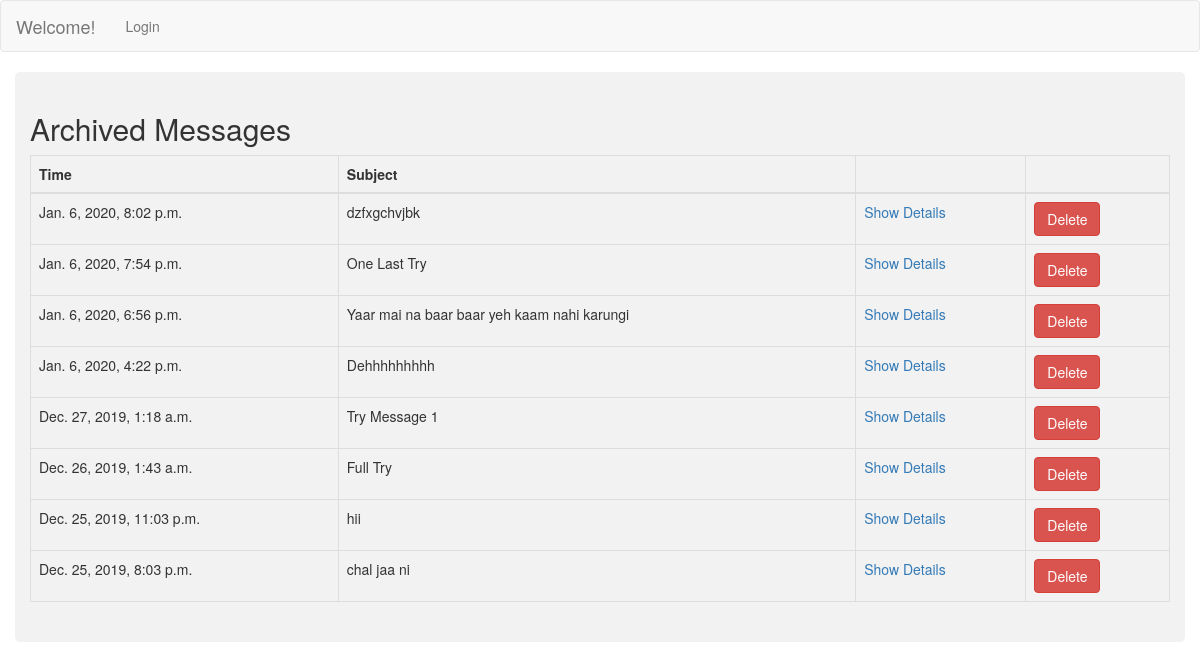
/archivedmess, run on the app's committed database.
### myportfolio/models.py (models this page shows, shortened)
class Message(models.Model):
    Name=models.CharField(max_length=200, null=True)
    Aadhar=models.PositiveIntegerField(null=True)
    Contact_Number=models.CharField(max_length=200,null=True)
    Email_id=models.CharField(max_length=200,null=True)
    Address=models.CharField(max_length=200,null=True)
    City=models.CharField(max_length=200,null=True)
    State=models.CharField(max_length=200,null=True)
    PIN_Code=models.PositiveIntegerField(null=True)
    from_user=models.ForeignKey(User,on_delete=models.CASCADE, related_name='fromuser')
    to_user=models.ForeignKey(User,on_delete=models.CASCADE, related_name='touser')
    title=models.CharField(max_length=200, null=True)
    description=models.CharField(max_length=1000,null=True)
    comments=models.CharField(max_length=1000, null=True)
    comments_aig=models.CharField(max_length=1000,null=True)
    up_files=models.FileField(verbose_name='file',upload_to='documents/')
    release_date = models.DateTimeField(default=datetime.now(), null=True)
    action_taken=models.CharField(max_length=1000, null=True)
    is_archived=models.BooleanField(default=False)
    is_approved_aig=models.BooleanField(default=False)
    is_approved_dgp=models.BooleanField(default=False)
    is_actiontaken=models.BooleanField(default=False)
    complaint_id = models.AutoField(primary_key=True)
    is_reconsider_aig=models.BooleanField(default=False)
    is_reconsider_dgp=models.BooleanField(default=False)
    reconsider_dgp=models.CharField(max_length=1000,null=True)
    reconsider_aig=models.CharField(max_length=1000,null=True)
    class Meta:
       ordering = ['-release_date']

### myportfolio/views.py (the view)
# urls.py: path('archivedmess',views.ArchivedMessage.as_view(),name='ap'),
class ArchivedMessage(ListView):
    model=Message
    paginate_by=10;
    context_object_name='messages'
    template_name='myportfolio/archived.html'
    def get_queryset(self):
        queryset = super(ArchivedMessage, self).get_queryset()
        queryset = queryset.filter(is_approved_dgp=True)
        return queryset

### templates/myportfolio/archived.html (shortened to what this page needs)
{% extends "myportfolio/base_dgp.html" %}
{% block body %}
  <div class="container">
    <h2>Archived Messages</h2>
    <table class="table table-hover table-bordered">
      <thead>
        <tr>
          <th>Time</th>
          <th>Subject</th>
          <th></th>
          <th></th>
        </tr>
      </thead>
      <tbody>
        {% for message in messages %}
          <tr>
          <td>{{message.release_date}}</td>
          <td>{{message.title}}</td>
          <td><a href='{{message.id}}/archive'>Show Details</a></td>
          <td><a href="delete/{{message.pk}}" class="btn btn-danger">Delete</a></td>
        </tr>
      {% endfor %}
      </tbody>
    </table>
  </div>
{% endblock %}

### templates/myportfolio/base_dgp.html (shortened to what this page needs)
<!DOCTYPE html>
{% load staticfiles %}
<html lang="en" dir="ltr">
  <head>
    <link rel="stylesheet" href='{% static "css/mystyle.css" %}' />
    <link rel="stylesheet" href="https://maxcdn.bootstrapcdn.com/bootstrap/3.4.0/css/bootstrap.min.css">
  </head>
  <body>
    <nav class="navbar navbar-default">
      <div class="container-fluid">
        <div class="navbar-header">
          <a class="navbar-brand" href="#">Welcome!</a>
        </div>
        <ul class="nav navbar-nav">
          {% if user.is_authenticated %}
            <li><a href="{% url 'mess:dgpoffice' %}">MyInbox</a></li>
            <li><a href="{% url 'mess:actionpendingdgp' %}">Action Pending</a></li>
            <li><a href="{% url 'mess:ap' %}">Archived Message</a></li>
            <li><a href="{% url 'mess:action_taken_dgp' %}">Action Taken</a></li>
          <li><a href="{% url 'mess:userlogout' %}">Logout</a></li>
          {% else %}
            <li><a href="{% url 'mess:login' %}">Login</a></li>
          {% endif %}
        </ul>
      </div>
    </nav>
<div>
      {% block body %}
      {% endblock %}
</div>
  </body>
</html>

### static/css/mystyle.css (style rules this page uses)
.container { border-radius: 5px; background-color: #f2f2f2; padding: 20px; }

### data on the page
Message: release_date "Jan. 6, 2020, 8:02 p.m.", title "dzfxgchvjbk"
Message: release_date "Jan. 6, 2020, 7:54 p.m.", title "One Last Try"
Message: release_date "Jan. 6, 2020, 6:56 p.m.", title "Yaar mai na baar baar yeh kaam nahi karungi"
Message: release_date "Jan. 6, 2020, 4:22 p.m.", title "Dehhhhhhhhh"
Message: release_date "Dec. 27, 2019, 1:18 a.m.", title "Try Message 1"
Message: release_date "Dec. 26, 2019, 1:43 a.m.", title "Full Try"
Message: release_date "Dec. 25, 2019, 11:03 p.m.", title "hii"
Message: release_date "Dec. 25, 2019, 8:03 p.m.", title "chal jaa ni"
